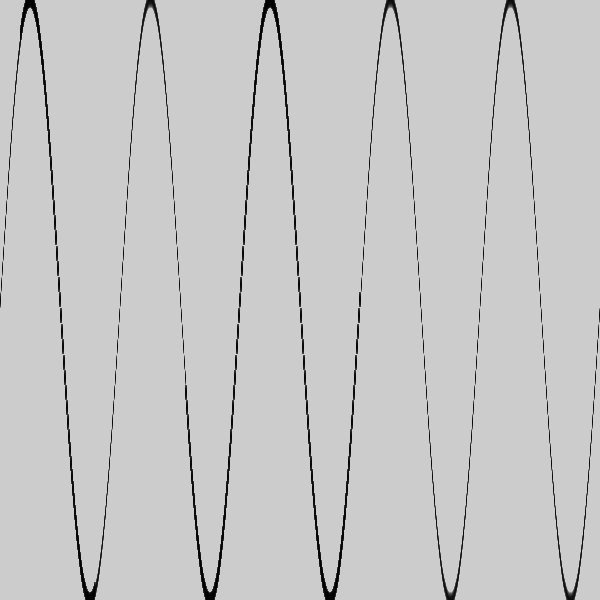
Frame 1 (no input)
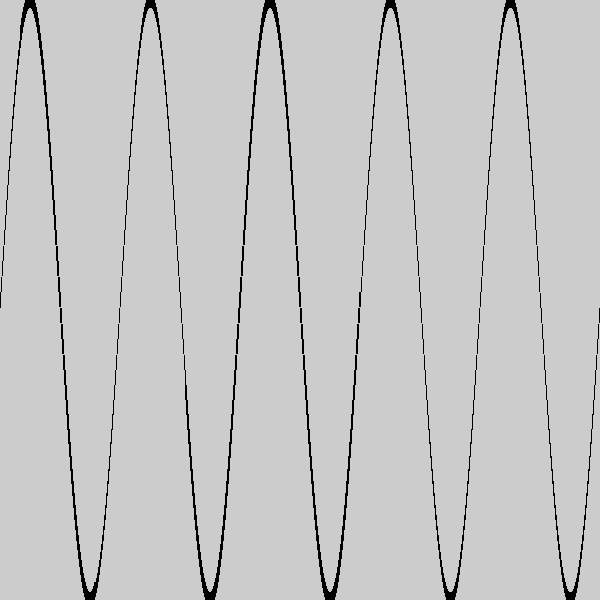
Frame 60 (the mouse pressed at the canvas centre just before this capture)
Frame 120 (the mouse held since frame 60 and released just before this capture): identical to frame 60, image omitted

The Processing sketch that drew these frames (run headless with seeded random() and noise(); from frame 60 on, the mouse is pressed at the canvas centre):

// Processing sketch: hw2d_plotSin
// ── hw2d_plotSin.pde
/*
 *@author: Ying Cui
 *The graph starts at the left middle of windows.
 */

void setup()
{
  size(600, 600);
}

void draw()
{
  translate(0, height/2);
  scale(width/(10*PI), -height/2);
  strokeWeight(0.05);
  float dx = 10 * PI / width;
  for (float x = 0; x < 10 * PI; x += dx)
  {
    float y = sin(x) + 1/3 * sin(3*x) + 1/5 * sin(5*x) + 1/7 * sin(7*x) + 1/9 * sin(9*x);
    point(x, y);
  }
}
